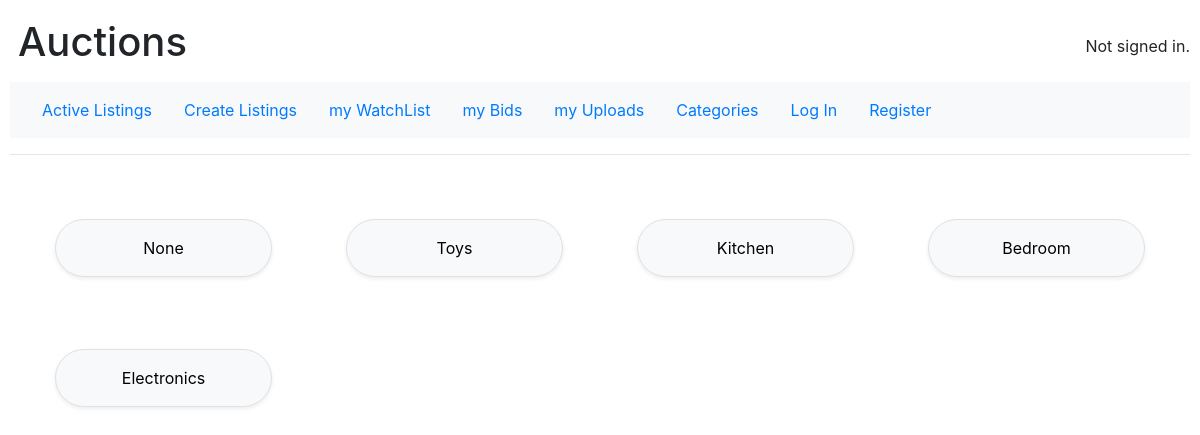
Screenshot of /cateogries with the database file from the repository.
### auctions/models.py (models this page shows, shortened)
class Category(models.Model):
    list_category = models.CharField(max_length=64)

### auctions/views.py (the view, shortened to what this page needs)
# urls.py: path("cateogries", views.category, name="category")
def category(request):
    categories = Category.objects.all()
    return render(request, "auctions/category.html", {
        "categories": categories
    })

### auctions/templates/auctions/category.html (shortened to what this page needs)
{% extends "auctions/layout.html" %}
{% block body %}
    <div class="row m-2">
        {% for category in categories %}
            <div class="col-6 col-md-4 col-lg-3 mb-4 text-center">
                <div>
                    <form action="{% url 'category' %}" method="POST">
                        <input type="submit" value="{{category.list_category}}" class="col-10 border rounded-pill shadow-sm mt-5 py-3 bg-light" >
                    </form>
                </div>
            </div>
        {% endfor %}
    </div>
{% endblock %}

### auctions/static/auctions/styles.css (style rules this page uses)
body { padding: 10px; }

### rows the page displays
Category: list_category "None"
Category: list_category "Toys"
Category: list_category "Kitchen"
Category: list_category "Bedroom"
Category: list_category "Electronics"
